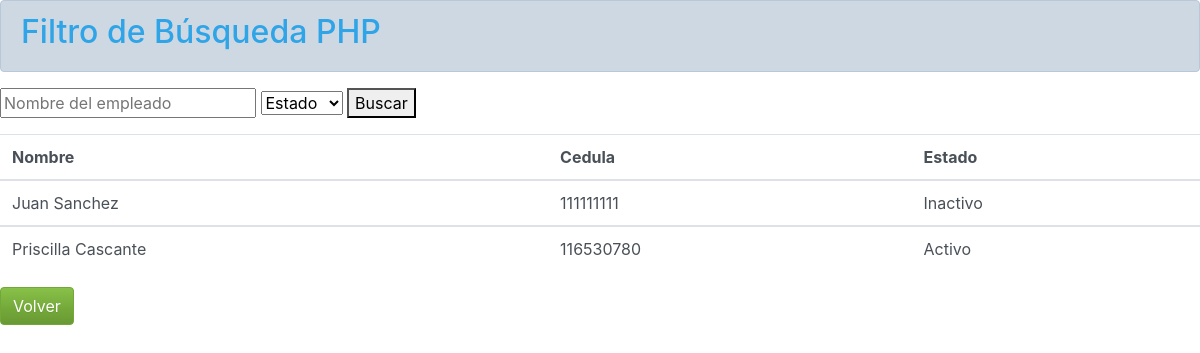
Screenshot of /consult_emp_consult.php (signed in) with the database file from the repository.
### tables this page shows
CREATE TABLE `empleado` (
  `id` int(11) NOT NULL,
  `nombre` varchar(50) NOT NULL,
  `apellido` varchar(50) NOT NULL,
  `cedula` varchar(25) NOT NULL,
  `idnacionalidad` int(11) NOT NULL,
  `idprovincia` int(11) NOT NULL,
  `idcanton` int(11) NOT NULL,
  `iddistrito` int(11) NOT NULL,
  `direccion` varchar(500) NOT NULL,
  `telefono` int(11) NOT NULL,
  `celular` int(11) NOT NULL,
  `email` varchar(255) NOT NULL,
  `idestudio` tinyint(4) NOT NULL,
  `nacimiento` date NOT NULL,
  `iddepartamento` int(11) NOT NULL,
  `puesto` varchar(50) NOT NULL,
  `banco` varchar(200) NOT NULL,
  `bancaria` varchar(25) NOT NULL,
  `idestado` int(11) NOT NULL,
  `usuario` varchar(10) NOT NULL,
  `password` varchar(10) NOT NULL,
  `idrol` int(11) NOT NULL
);

CREATE TABLE `estado` (
  `idestado` int(11) NOT NULL,
  `nombreestado` varchar(50) NOT NULL
);

### consult_emp_consult.php (the view, shortened to what this page needs)
<?php
	require_once "config.php";
	$where = $nombreempleado = $estado = $sql = "";
	$where="emp.nombre like '".$nombreempleado."%' and emp.idestado='0' or emp.idestado='1'";
	$sql = "SELECT emp.nombre as Nombre,
	               emp.apellido as Apellido,
	               emp.cedula as Cedula,
	               est.nombreestado as Estado
			FROM empleado emp
				INNER JOIN estado est ON est.idestado = emp.idestado
			WHERE $where";
	if($result = mysqli_query($link, $sql)){
    	if(mysqli_num_rows($result) == 0){
			$mensaje = "<h1> No se han encontrado resultados </h1>";
		}
	}
?>
<html lang="es">
	<head>
  		<link rel="stylesheet" type="text/css" href="bootstrap.css">
	</head>
	<body>
		<header>
			<div class="alert alert-info">
				<h2>Filtro de Búsqueda PHP</h2>
			</div>
		</header>
		<section>
			<form method="post">
				<input type="text" placeholder="Nombre del empleado" name="nombreempleado"/>
				<select name="estado">
					<option>Estado</option>
				</select>
				<button name="buscar" type="submit">Buscar</button>
			</form>
			<table class="table">
				<tr>
					<th>Nombre</th>
					<th>Cedula</th>
					<th>Estado</th>
				</tr>
				<?php
					while ($row = mysqli_fetch_array($result)){
						echo"<tbody>";
			            echo"<tr>";
			            echo"<td>".$row['Nombre']. " ".$row['Apellido']."</td>";
			            echo"<td>".$row['Cedula']."</td>";
			            echo"<td>".$row['Estado']."</td>";
			            echo"</tr>";
			            echo"</tbody>";
					}
				?>
			</table>
		</section>
		<a href="consultas_consult.php" class="btn btn-success pull-right">Volver</a>
	</body>
</html>

### rows the page displays
empleado: nombre "Juan", apellido "Sanchez", cedula "111111111", idestado.nombreestado "Inactivo"
empleado: nombre "Priscilla", apellido "Cascante", cedula "116530780", idestado.nombreestado "Activo"
